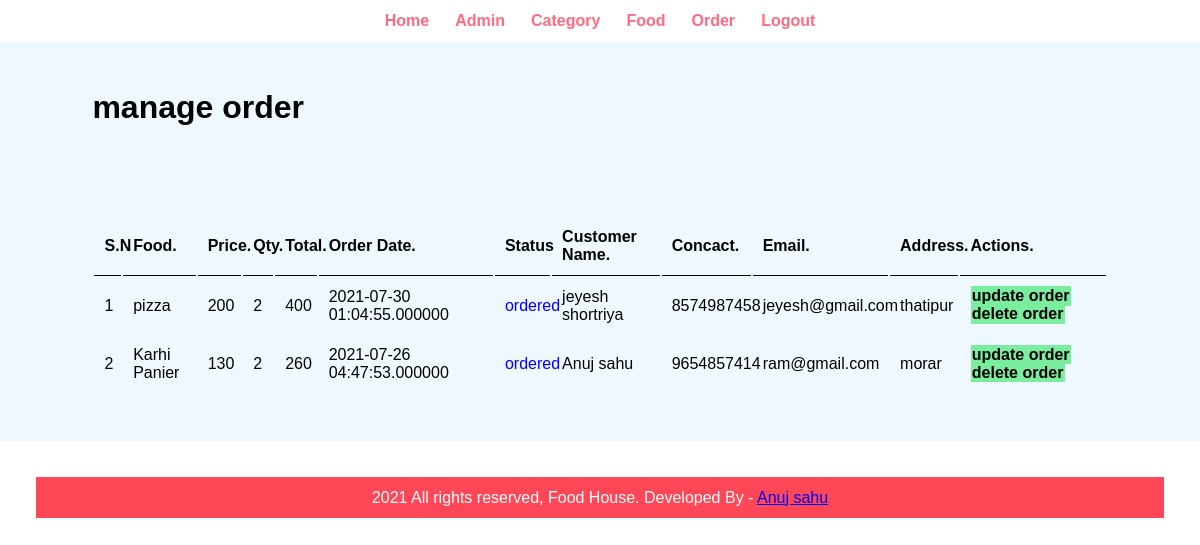
The page /admin/manage-order.php on the database its author committed.
### tables this page shows
CREATE TABLE `tbl_order` (
  `id` int(10) UNSIGNED NOT NULL,
  `food` varchar(150) NOT NULL,
  `price` decimal(65,0) NOT NULL,
  `qty` int(10) NOT NULL,
  `total` varchar(20) NOT NULL,
  `order_date` datetime(6) NOT NULL,
  `status` varchar(20) NOT NULL,
  `customer_name` varchar(20) NOT NULL,
  `customer_contact` varchar(20) NOT NULL,
  `customer_email` varchar(50) NOT NULL,
  `customer_address` varchar(50) NOT NULL
);

### admin/manage-order.php (the view, shortened to what this page needs)
<?php include("partials/menu.php"); ?>
<div class="main-content">
	<div class="wrapper">
		<h1>manage order</h1>
		     <br> <br> <br>
		     <br><br>
		     <table class="tbl-full">
		     	<tr>
		     		<th>S.N</th>
		     		<th>Food.</th>
		     		<th>Price.</th>
		     		<th>Qty.</th>
		     		<th>Total.</th>
		     		<th>Order Date.</th>
		     		<th>Status</th>
		     		<th>Customer Name.</th>
		     		<th>Concact.</th>
		     		<th>Email.</th>
		     		<th>Address.</th>
		     		<th>Actions.</th>
		     	</tr>
		     	<?php
		     	$sql = "SELECT * FROM tbl_order ORDER BY id DESC";
		     	$res = mysqli_query($conn, $sql);
		     	$count = mysqli_num_rows($res);
		     	$sn = 1;
		     	if($count>0)
		     	{
		     		while($row=mysqli_fetch_assoc($res))
		     		{
		     			$id = $row['id'];
		     			$food = $row['food'];
                        $price = $row['price'];
                        $qty = $row['qty'];
                        $total = $row['total'];
                        $order_date = $row['order_date'];
                        $status = $row['status'];
                        $customer_name = $row['customer_name'];
                        $customer_contact = $row['customer_contact'];
                        $customer_email = $row['customer_email'];
                        $customer_address = $row['customer_address'];
                        ?>
			               	<tr>
					     		<td><?php echo $sn++; ?></td>
					     		<td><?php echo $food; ?></td>
					     		<td><?php echo $price; ?></td>
					     		<td><?php echo $qty; ?></td>
					     		<td><?php echo $total; ?></td>
					     		<td><?php echo $order_date; ?></td>
					     		<td>
					     			<?php
					     				if($status=="ordered")
					     				{
					     					echo "<label style='color: blue;'>$status</label>";
					     				}
					     				elseif($status=="on delivery")
					     				{
					     					echo "<label style='color: red;'>$status</label>";
					     				}
					     				elseif($status=="delivered")
					     				{
					     					echo "<label style='color: green;'>$status</label>";
					     				}
					     				elseif($status=="cancelled")
					     				{
					     					echo "<label style='color: orange;'>$status</label>";
					     				}
					     			?>
					     		</td>
					     		<td><?php echo $customer_name; ?></td>
					     		<td><?php echo $customer_contact; ?></td>
					     		<td><?php echo $customer_email; ?></td>
					     		<td><?php echo $customer_address; ?></td>
					     		<td>
					     			<a href="<?php echo SITEURL; ?>admin/update-order.php?id=<?php echo $id; ?>"class="btn-secondary"> update order</a>
					     			<a href="<?php echo SITEURL; ?>admin/delete-order.php?id=<?php echo $id; ?>"class="btn-secondary"> delete order</a>
					     		</td>
					     	</tr>
                        <?php
		     		}
		     	}
		     	else
		     	{
		     		echo "<tr><td colspan='12' class='error'>order not available.</td></tr>";
		     	}
		     	?>
		     </table>
	</div>
</div>
<?php include("partials/footer.php"); ?>

### css/admin.css (style rules this page uses)
* { margin: 0; padding: 0; font-family: Arial, Helvetica, sans-serif; }
.wrapper { padding: 1%; width: 90%; margin: 0 auto; }
.tbl-full { width: 100%; }
table tr th { border-bottom: 1px solid black; padding: 1%; text-align: left; }
table tr td { padding: 1%; }
.btn-secondary { background-color: #7bed9f; padding: 1%; color: black; text-decoration: none; font-weight: bold; }
.main-content { background-color: #F0F8FF; padding: 3%; }

### rows shown on the page
tbl_order: food "pizza", price "200", qty "2", total "400", order_date "2021-07-30 01:04:55.000000", status "ordered", customer_name "jeyesh shortriya", customer_contact "8574987458", customer_email "jeyesh@gmail.com", customer_address "thatipur"
tbl_order: food "Karhi Panier", price "130", qty "2", total "260", order_date "2021-07-26 04:47:53.000000", status "ordered", customer_name "Anuj sahu", customer_contact "9654857414", customer_email "ram@gmail.com", customer_address "morar"
